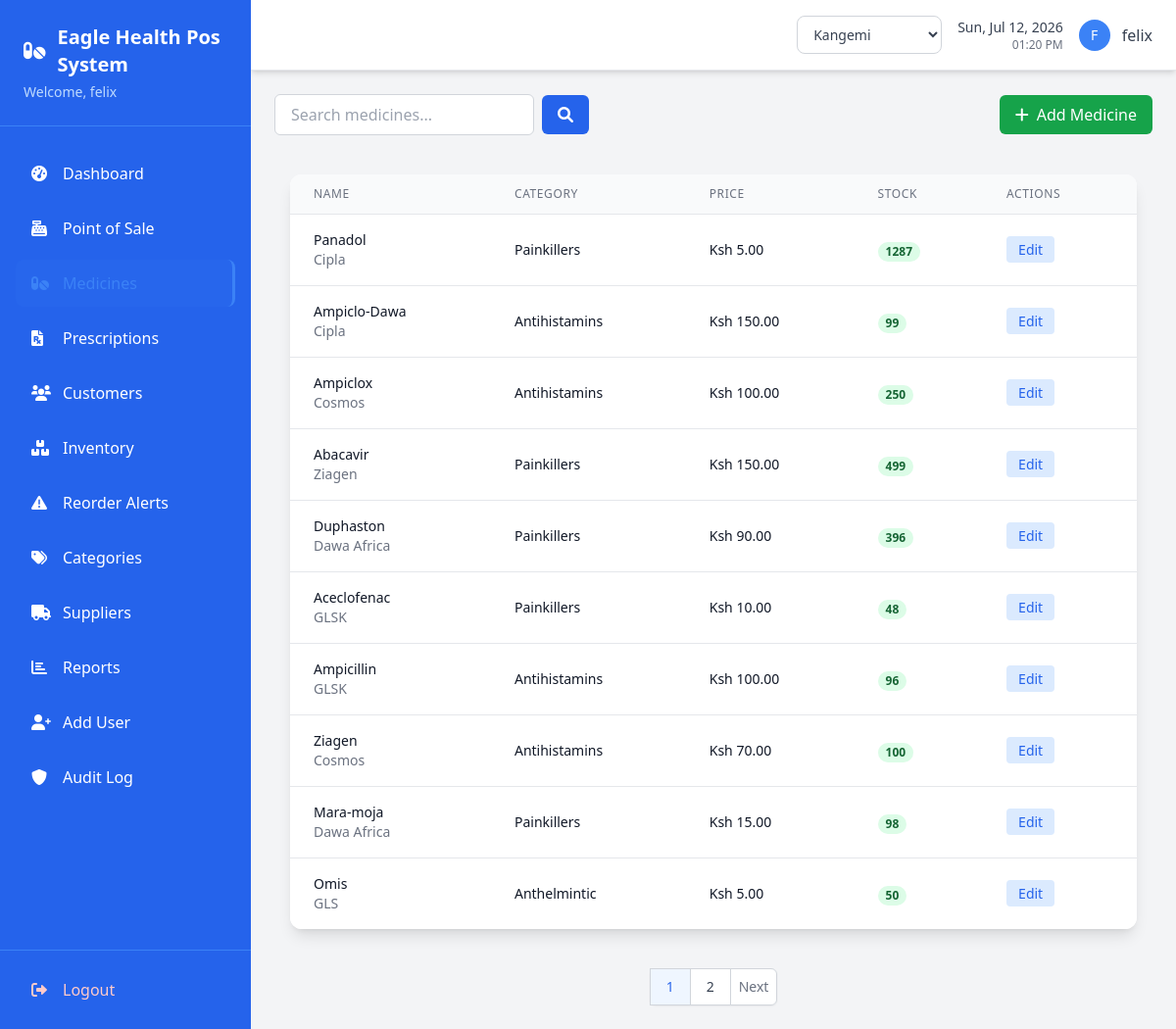
/medicines/ (signed in), run on an earlier commit of the app's database.
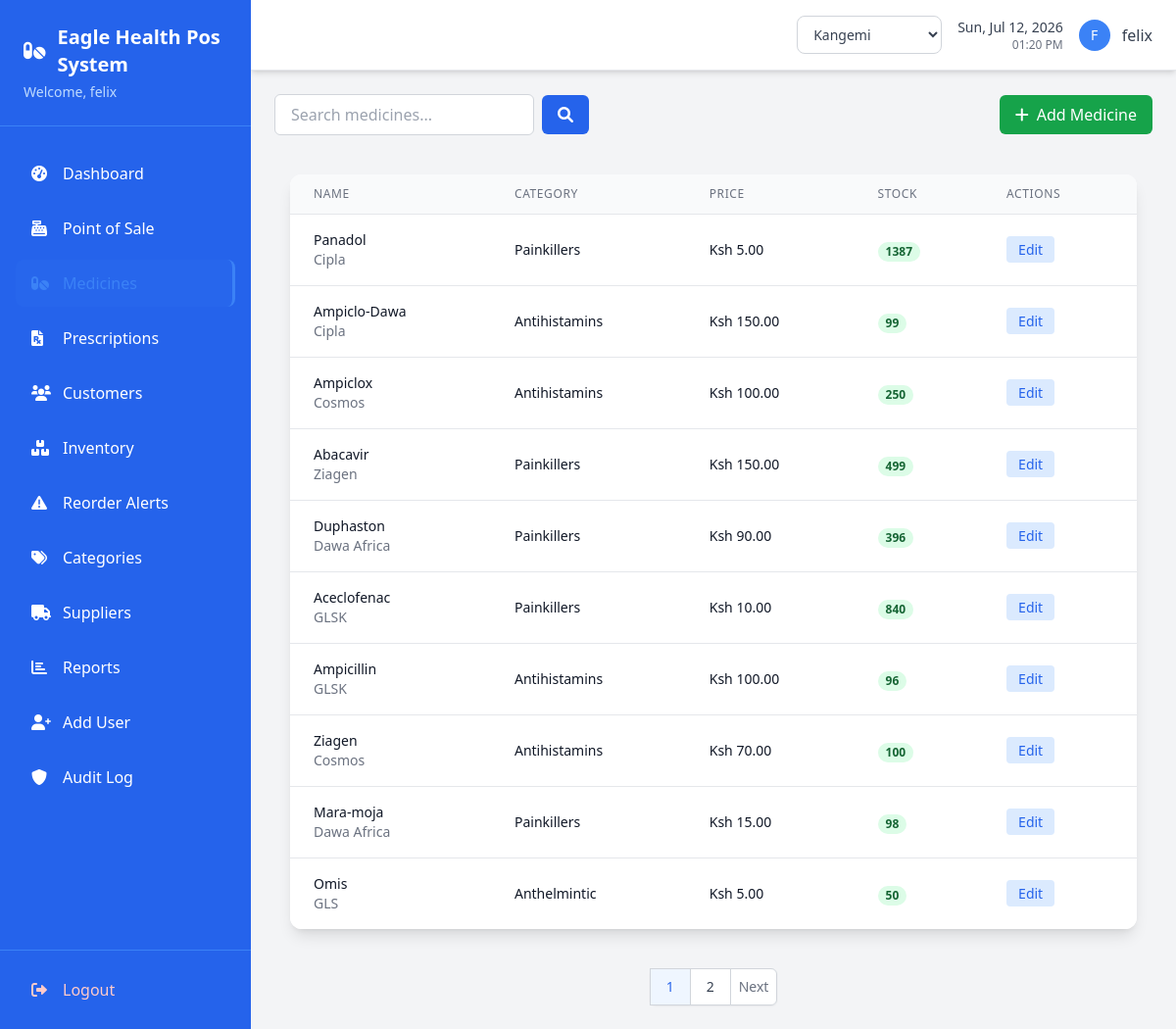
And on a later commit of the database.
### pos/models.py (models this page shows, shortened)
class Medicine(models.Model):
    name = models.CharField(max_length=100)
    category = models.ForeignKey(Category, on_delete=models.CASCADE)
    price = models.DecimalField(max_digits=10, decimal_places=2, validators=[MinValueValidator(Decimal('0.01'))])
    description = models.TextField(blank=True)
    manufacturer = models.CharField(max_length=100, blank=True)
    generic_name = models.CharField(max_length=150, blank=True, help_text="Clinical/active-ingredient name.")
    is_controlled_substance = models.BooleanField(default=False)
    barcode = models.CharField(max_length=50, blank=True, unique=True, null=True, help_text="Scannable SKU/barcode identifier.")
    is_active = models.BooleanField(default=True)
    created_at = models.DateTimeField(auto_now_add=True)
    updated_at = models.DateTimeField(auto_now=True)
    @property
    def total_quantity(self):
        return sum(inv.quantity for inv in self.inventory_set.all())

class Inventory(models.Model):
    branch = models.ForeignKey(Branch, on_delete=models.PROTECT, related_name='inventory_items', null=True, blank=True)
    medicine = models.ForeignKey(Medicine, on_delete=models.CASCADE)
    quantity = models.IntegerField(validators=[MinValueValidator(0)])
    reorder_level = models.PositiveIntegerField(default=10, help_text="Triggers low-stock alert when quantity falls at or below this.")
    expiry_date = models.DateField()
    batch_number = models.CharField(max_length=50, blank=True)
    cost_price = models.DecimalField(max_digits=10, decimal_places=2, validators=[MinValueValidator(Decimal('0.01'))])
    created_at = models.DateTimeField(auto_now_add=True)
    updated_at = models.DateTimeField(auto_now=True)
    class Meta:
        verbose_name_plural = "Inventories"

class Category(models.Model):
    name = models.CharField(max_length=50)
    description = models.TextField(blank=True)
    is_active = models.BooleanField(default=True)
    created_at = models.DateTimeField(auto_now_add=True)
    updated_at = models.DateTimeField(auto_now=True)
    class Meta:
        verbose_name_plural = "Categories"

### pos/views.py (the view)
# urls.py: path('medicines/', views.medicine_list, name='medicine_list'),
@login_required
def medicine_list(request):
    search_query = request.GET.get('search', '')
    medicines = Medicine.objects.filter(is_active=True)
    if search_query:
        medicines = medicines.filter(
            Q(name__icontains=search_query) |
            Q(category__name__icontains=search_query)
        )
    paginator = Paginator(medicines, 10)
    page = request.GET.get('page')
    medicines = paginator.get_page(page)
    return render(request, 'pos/medicine_list.html', {
        'medicines': medicines,
        'search_query': search_query
    })

### pos/context_processors.py (called while the page is built)
def branch_context(request):
    if not request.user.is_authenticated:
        return {}
    return {
        'branches': Branch.objects.filter(is_active=True) if getattr(request, 'is_branch_admin', False) else [],
        'active_branch': Branch.objects.filter(id=request.active_branch_id).first() if getattr(request, 'active_branch_id', None) else None,
    }

### pos/models.py (called while the page is built)
    def get_accessible_branches(self):
        if self.role == 'admin':
            return Branch.objects.filter(is_active=True)
        return Branch.objects.filter(id=self.branch_id, is_active=True) if self.branch_id else Branch.objects.none()

### templates/pos/medicine_list.html (shortened to what the changed rows need)
{% extends 'base.html' %}
{% block content %}
<div class="max-w-5xl mx-auto p-4">
    <div class="bg-white rounded-xl shadow-lg overflow-hidden">
        <table class="min-w-full divide-y divide-gray-200">
            <thead class="bg-gray-50">
                <tr>
                    <th class="px-6 py-3 text-left text-xs font-medium text-gray-500 uppercase tracking-wider">Name</th>
                    <th class="px-6 py-3 text-left text-xs font-medium text-gray-500 uppercase tracking-wider">Category</th>
                    <th class="px-6 py-3 text-left text-xs font-medium text-gray-500 uppercase tracking-wider">Price</th>
                    <th class="px-6 py-3 text-left text-xs font-medium text-gray-500 uppercase tracking-wider">Stock</th>
                    <th class="px-6 py-3 text-left text-xs font-medium text-gray-500 uppercase tracking-wider">Actions</th>
                </tr>
            </thead>
            <tbody class="bg-white divide-y divide-gray-200">
                {% for medicine in medicines %}
                <tr>
                    <td class="px-6 py-4 whitespace-nowrap">
                        <div class="text-sm font-medium text-gray-900">{{ medicine.name }}</div>
                        <div class="text-sm text-gray-500">{{ medicine.manufacturer }}</div>
                    </td>
                    <td class="px-6 py-4 whitespace-nowrap text-sm text-gray-900">{{ medicine.category.name }}</td>
                    <td class="px-6 py-4 whitespace-nowrap text-sm text-gray-900">Ksh {{ medicine.price|floatformat:2 }}</td>
                    <td class="px-6 py-4 whitespace-nowrap">
                        <span class="px-2 inline-flex text-xs leading-5 font-semibold rounded-full
                               {% if medicine.total_quantity < 10 %}bg-red-100 text-red-800{% else %}bg-green-100 text-green-800{% endif %}">
                            {{ medicine.total_quantity }}
                        </span>
                    </td>
                    <td class="px-6 py-4 whitespace-nowrap text-sm font-medium">
                        <a href="{% url 'medicine_edit' medicine.pk %}"
                           class="text-blue-600 hover:text-blue-900 mr-3 bg-blue-100 px-3 py-1 rounded transition-colors">Edit</a>
                    </td>
                </tr>
                {% empty %}
                <tr>
                    <td colspan="5" class="px-6 py-4 text-center text-gray-500">No medicines found.</td>
                </tr>
                {% endfor %}
            </tbody>
        </table>
    </div>
</div>
{% endblock %}

What changed in the data, as far as the page shows it:
changed through a linked row, Medicine "Panadol": total_quantity "1287" → "1387"
changed through a linked row, Medicine "Aceclofenac": total_quantity "48" → "840"
